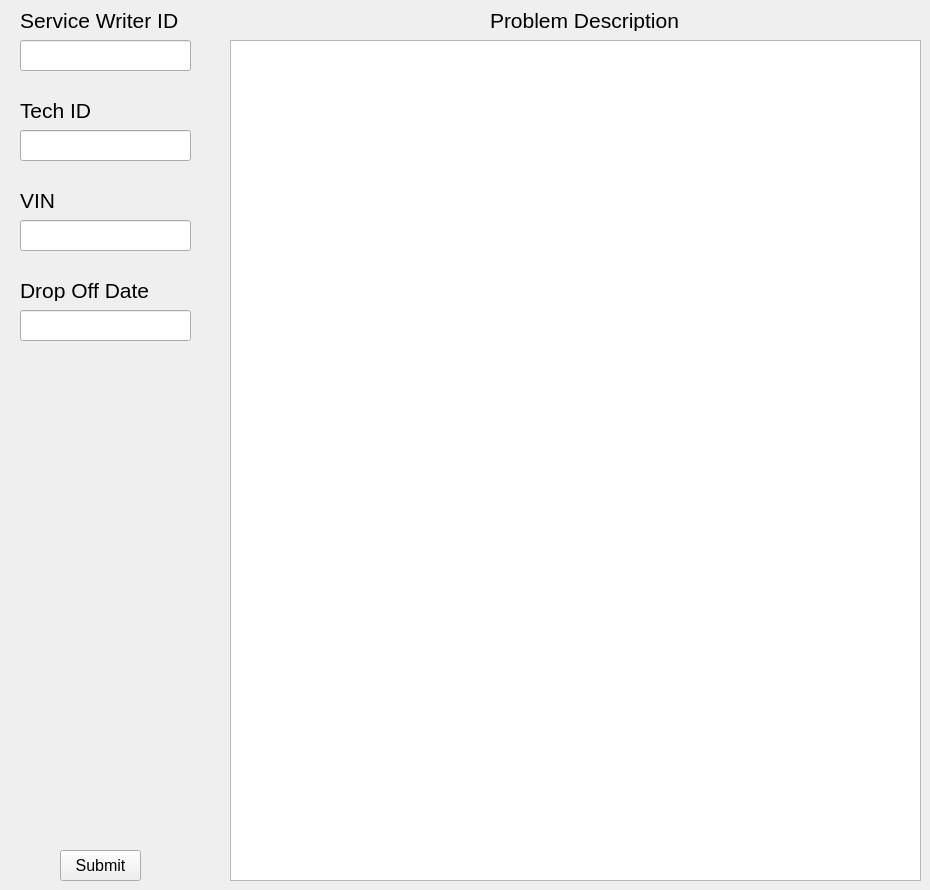
    <widget class="QWidget" name="new_repair_page">
     <widget class="QLabel" name="new_repair_tech_id_label">
      <property name="geometry">
       <rect>
        <x>20</x>
        <y>100</y>
        <width>101</width>
        <height>21</height>
       </rect>
      </property>
      <property name="font">
       <font>
        <pointsize>16</pointsize>
       </font>
      </property>
      <property name="text">
       <string>Tech ID</string>
      </property>
     </widget>
     <widget class="QLineEdit" name="new_repair_drop_off_date_input_box">
      <property name="geometry">
       <rect>
        <x>20</x>
        <y>310</y>
        <width>171</width>
        <height>31</height>
       </rect>
      </property>
      <property name="text">
       <string/>
      </property>
     </widget>
     <widget class="QLabel" name="new_repair_service_id_label">
      <property name="geometry">
       <rect>
        <x>20</x>
        <y>10</y>
        <width>171</width>
        <height>21</height>
       </rect>
      </property>
      <property name="font">
       <font>
        <pointsize>16</pointsize>
       </font>
      </property>
      <property name="text">
       <string>Service Writer ID</string>
      </property>
     </widget>
     <widget class="QLabel" name="new_repair_vin_label">
      <property name="geometry">
       <rect>
        <x>20</x>
        <y>190</y>
        <width>171</width>
        <height>21</height>
       </rect>
      </property>
      <property name="font">
       <font>
        <pointsize>16</pointsize>
       </font>
      </property>
      <property name="text">
       <string>VIN</string>
      </property>
     </widget>
     <widget class="QLabel" name="new_repair_drop_off_date_label">
      <property name="geometry">
       <rect>
        <x>20</x>
        <y>280</y>
        <width>171</width>
        <height>21</height>
       </rect>
      </property>
      <property name="font">
       <font>
        <pointsize>16</pointsize>
       </font>
      </property>
      <property name="text">
       <string>Drop Off Date</string>
      </property>
     </widget>
     <widget class="QLineEdit" name="new_repair_vin_input_box">
      <property name="geometry">
       <rect>
        <x>20</x>
        <y>220</y>
        <width>171</width>
        <height>31</height>
       </rect>
      </property>
     </widget>
     <widget class="QLineEdit" name="new_repair_service_id_input_box">
      <property name="geometry">
       <rect>
        <x>20</x>
        <y>40</y>
        <width>171</width>
        <height>31</height>
       </rect>
      </property>
     </widget>
     <widget class="QLineEdit" name="new_repair_tech_id_input_box">
      <property name="geometry">
       <rect>
        <x>20</x>
        <y>130</y>
        <width>171</width>
        <height>31</height>
       </rect>
      </property>
     </widget>
     <widget class="QLabel" name="new_repair_description_label">
      <property name="geometry">
       <rect>
        <x>490</x>
        <y>10</y>
        <width>201</width>
        <height>21</height>
       </rect>
      </property>
      <property name="font">
       <font>
        <pointsize>16</pointsize>
       </font>
      </property>
      <property name="text">
       <string>Problem Description</string>
      </property>
     </widget>
     <widget class="QTextEdit" name="new_repair_description_input_box">
      <property name="geometry">
       <rect>
        <x>230</x>
        <y>40</y>
        <width>691</width>
        <height>841</height>
       </rect>
      </property>
     </widget>
     <widget class="QPushButton" name="new_repair_page_submit_button">
      <property name="geometry">
       <rect>
        <x>60</x>
        <y>850</y>
        <width>81</width>
        <height>31</height>
       </rect>
      </property>
      <property name="font">
       <font>
        <pointsize>12</pointsize>
       </font>
      </property>
      <property name="text">
       <string>Submit</string>
      </property>
     </widget>
    </widget>
